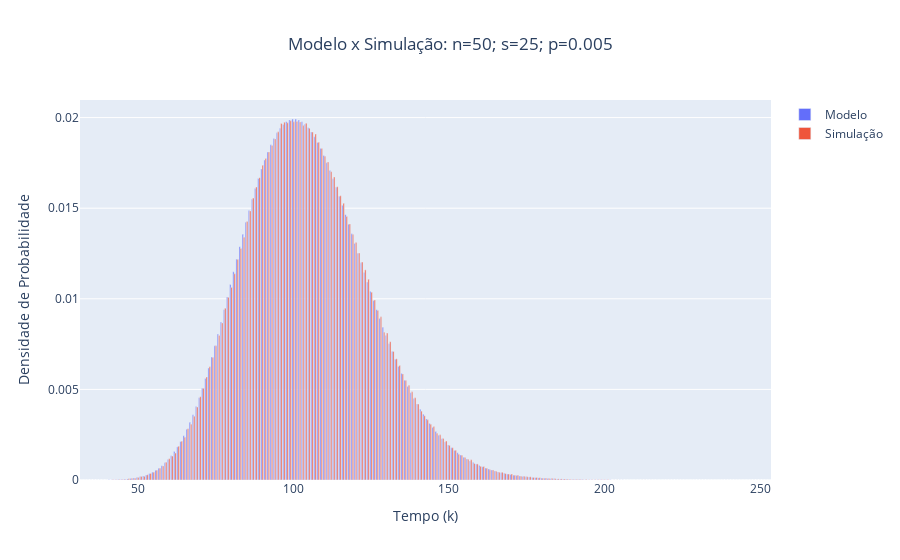
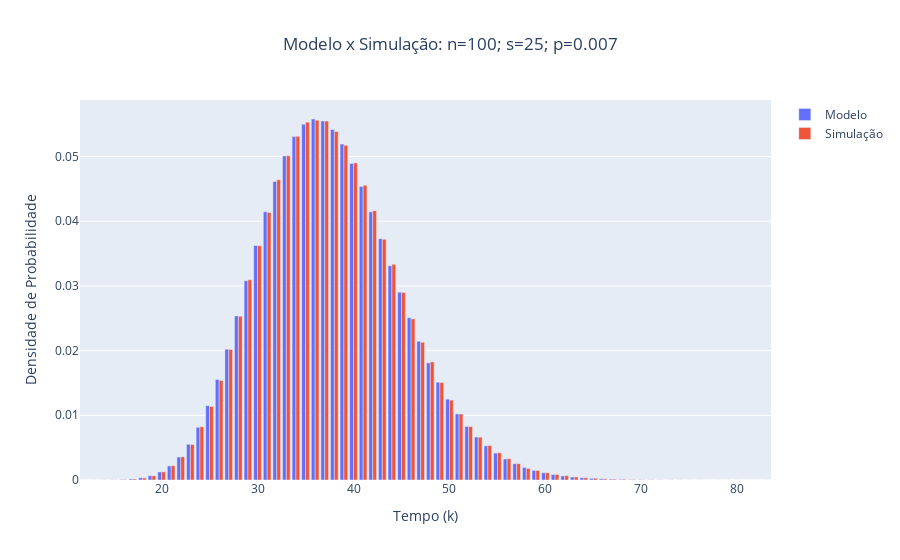
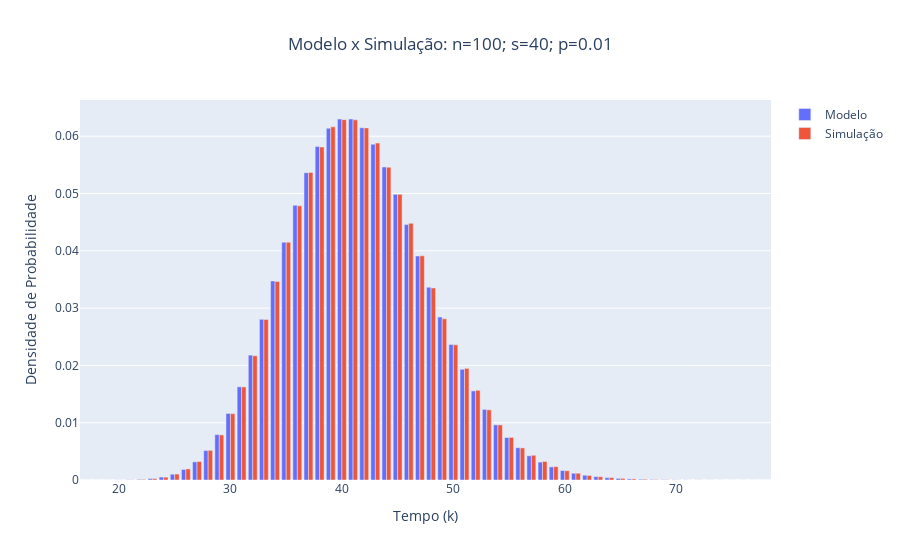

Write notebook code for charts like these, in order.
### Code cell
def compare_model_and_sim(n: int, s: int, p: float):
    sim_demo_a = load_or_generate_simulation(1000000, n, p, s)

    xs, sim_ys =  build_pmf(sim_demo_a)
    model_ys = models.tnbinom.pmf(xs, n, s, p)

    fig = go.Figure(data=[
        go.Bar(name="Modelo", x=xs, y=model_ys),
        go.Bar(name="Simulação", x=xs, y=sim_ys)
    ])
    fig.update_layout(barmode="group", title={
        'text': f"Modelo x Simulação: n={n}; s={s}; p={p}",
        'xanchor': 'center',
        'x': 0.5
        },
                      xaxis_title="Tempo (k)",
                      yaxis_title="Densidade de Probabilidade")
    fig.show()

    
compare_model_and_sim(50, 25, 0.005)
compare_model_and_sim(100, 25, 0.007)
compare_model_and_sim(100, 40, 0.01)
